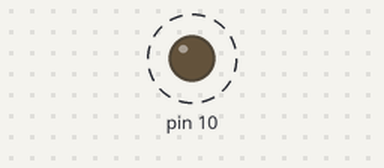
The sketch below on a simulated Arduino Uno, built with avr-gcc and run on an emulated ATmega328P. Shown: output pins drawn as LEDs (lit = HIGH). Dashed ring = blinking.

Above: at 0.06 s.
Timing chart, 0 to 3.0 s (numbered marks = the images above):
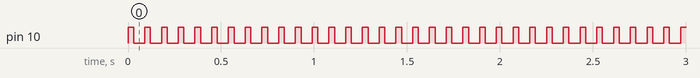

Measured:
- by itself, pin 10: alternates HIGH for 0.03 s and LOW for 0.06 s

The sketch:

lights.ino
```cpp
void setup(){
  pinMode(10, OUTPUT);
}

void loop(){
  digitalWrite(10,HIGH);
  delay(30);
  digitalWrite(10,LOW);
  delay(30);
  digitalWrite(9,HIGH);
  delay(30);
  digitalWrite(9,LOW);


}
```
